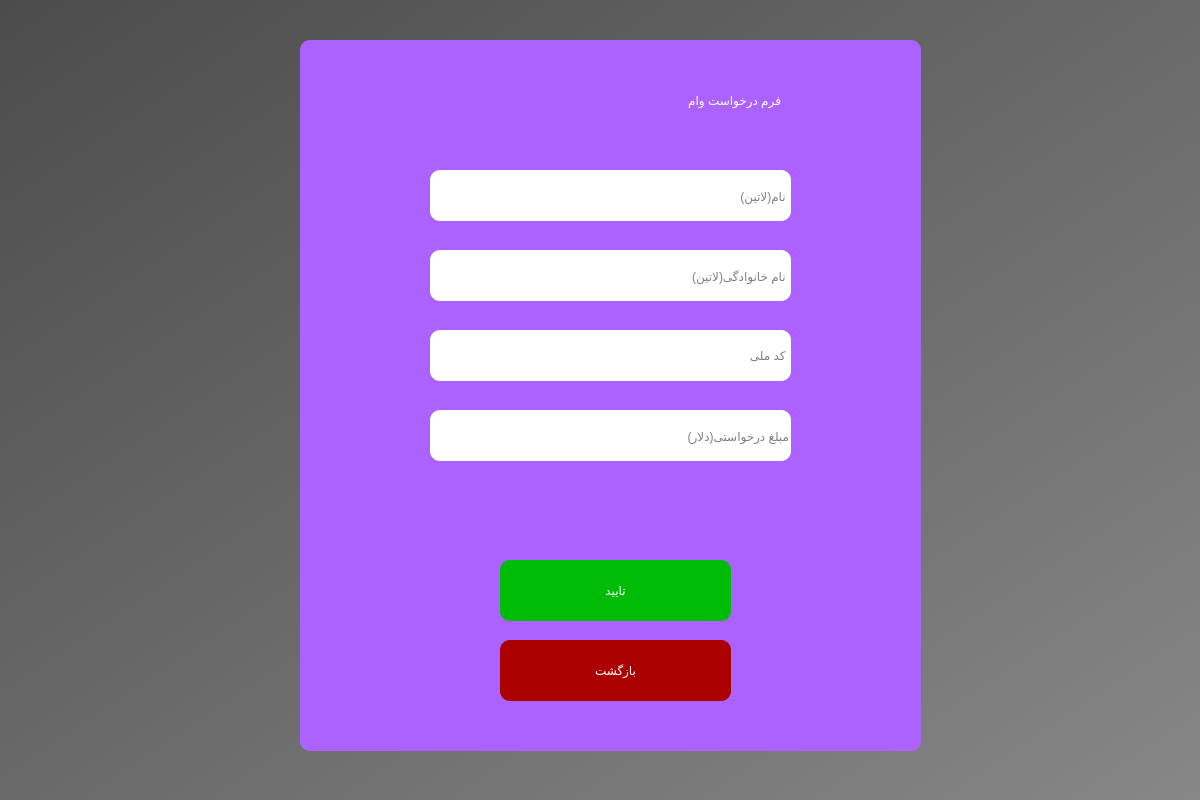
<?xml version="1.0" encoding="UTF-8"?>
<ui version="4.0">
 <class>Dialog</class>
 <widget class="QDialog" name="Dialog">
  <property name="geometry">
   <rect>
    <x>0</x>
    <y>0</y>
    <width>1200</width>
    <height>800</height>
   </rect>
  </property>
  <property name="windowTitle">
   <string>Dialog</string>
  </property>
  <widget class="QWidget" name="bgwidget" native="true">
   <property name="geometry">
    <rect>
     <x>0</x>
     <y>0</y>
     <width>1201</width>
     <height>801</height>
    </rect>
   </property>
   <property name="styleSheet">
    <string notr="true">QWidget#bgwidget{
background-color:qlineargradient(spread:pad, x1:0, y1:0, x2:1, y2:1, stop:0 rgba(76, 76, 76, 255), stop:1 rgba(135, 135, 135, 255))
}</string>
   </property>
   <widget class="QWidget" name="widget" native="true">
    <property name="geometry">
     <rect>
      <x>300</x>
      <y>40</y>
      <width>621</width>
      <height>711</height>
     </rect>
    </property>
    <property name="styleSheet">
     <string notr="true">QWidget#widget{
background-color:rgb(171, 98, 255);
border-radius:10px;
text-shadow: 0 0 3px #FF0000, 0 0 5px #0000FF
}</string>
    </property>
    <widget class="QLabel" name="label">
     <property name="geometry">
      <rect>
       <x>140</x>
       <y>30</y>
       <width>341</width>
       <height>61</height>
      </rect>
     </property>
     <property name="styleSheet">
      <string notr="true">font: 700 36pt &quot;Vazir&quot;;
color: rgb(255, 255, 255);</string>
     </property>
     <property name="text">
      <string>فرم درخواست وام</string>
     </property>
    </widget>
    <widget class="QLineEdit" name="name_loan">
     <property name="geometry">
      <rect>
       <x>130</x>
       <y>130</y>
       <width>361</width>
       <height>51</height>
      </rect>
     </property>
     <property name="styleSheet">
      <string notr="true">border-radius:10px;
font: 500 18pt &quot;Poppins Medium&quot;;
background-color:white;
font: 20pt &quot;Vazir&quot;;</string>
     </property>
     <property name="placeholderText">
      <string> نام(لاتین)</string>
     </property>
    </widget>
    <widget class="QLineEdit" name="lname_loan">
     <property name="geometry">
      <rect>
       <x>130</x>
       <y>210</y>
       <width>361</width>
       <height>51</height>
      </rect>
     </property>
     <property name="styleSheet">
      <string notr="true">border-radius:10px;
font: 500 18pt &quot;Poppins Medium&quot;;
background-color:white;
font: 20pt &quot;Vazir&quot;;</string>
     </property>
     <property name="placeholderText">
      <string> نام خانوادگی(لاتین)</string>
     </property>
    </widget>
    <widget class="QLineEdit" name="acc_number_loan">
     <property name="geometry">
      <rect>
       <x>130</x>
       <y>290</y>
       <width>361</width>
       <height>51</height>
      </rect>
     </property>
     <property name="styleSheet">
      <string notr="true">border-radius:10px;
font: 500 18pt &quot;Poppins Medium&quot;;
background-color:white;
font: 20pt &quot;Vazir&quot;;</string>
     </property>
     <property name="placeholderText">
      <string> کد ملی</string>
     </property>
    </widget>
    <widget class="QLineEdit" name="amount_loan">
     <property name="geometry">
      <rect>
       <x>130</x>
       <y>370</y>
       <width>361</width>
       <height>51</height>
      </rect>
     </property>
     <property name="styleSheet">
      <string notr="true">border-radius:10px;
font: 500 18pt &quot;Poppins Medium&quot;;
background-color:white;
font: 20pt &quot;Vazir&quot;;</string>
     </property>
     <property name="placeholderText">
      <string>مبلغ درخواستی(دلار)</string>
     </property>
    </widget>
    <widget class="QPushButton" name="confirm_loan_push">
     <property name="geometry">
      <rect>
       <x>200</x>
       <y>520</y>
       <width>231</width>
       <height>61</height>
      </rect>
     </property>
     <property name="styleSheet">
      <string notr="true">border-radius:10px;
background-color:rgb(0, 188, 6);
font: 700 26pt &quot;Vazir&quot;;
color:white</string>
     </property>
     <property name="text">
      <string>تایید</string>
     </property>
    </widget>
    <widget class="QPushButton" name="return_loan">
     <property name="geometry">
      <rect>
       <x>200</x>
       <y>600</y>
       <width>231</width>
       <height>61</height>
      </rect>
     </property>
     <property name="styleSheet">
      <string notr="true">border-radius:10px;
background-color:rgb(170, 0, 0);
font: 700 26pt &quot;Vazir&quot;;
color:white</string>
     </property>
     <property name="text">
      <string>بازگشت</string>
     </property>
    </widget>
    <widget class="QLabel" name="blank_label_loan">
     <property name="geometry">
      <rect>
       <x>80</x>
       <y>430</y>
       <width>411</width>
       <height>31</height>
      </rect>
     </property>
     <property name="styleSheet">
      <string notr="true">font: 700 17pt &quot;Vazir&quot;;
color: rgb(255, 0, 0);</string>
     </property>
     <property name="text">
      <string/>
     </property>
    </widget>
   </widget>
  </widget>
 </widget>
 <resources/>
 <connections/>
</ui>
